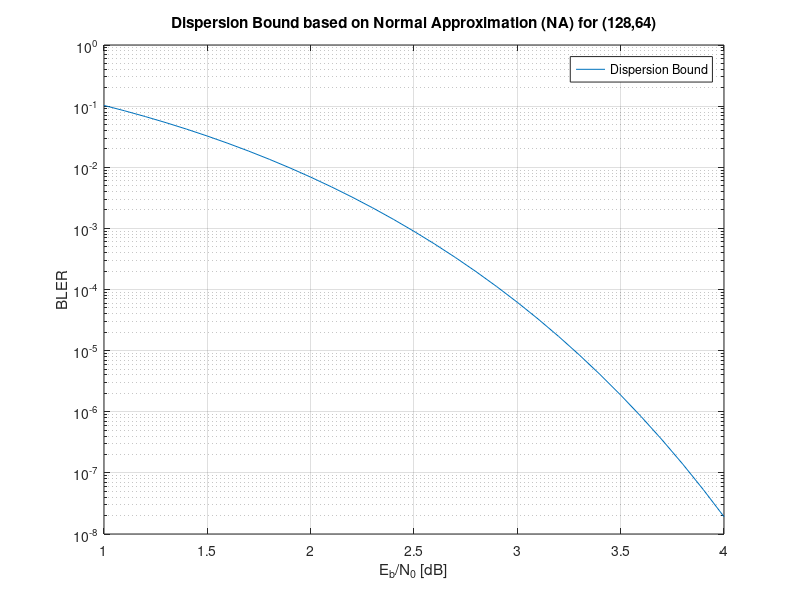

This chart was generated by the following MATLAB code:
% PPV meta-converse bound - Normal Approximation (NA) for BI-AWGN channel
% O(n^{−2}) approximation of the Polyanskyi-Poor-Verdù (PPV) meta-converse bound for the finite blocklength regime
% T. Erseghe, "Coding in the finite-blocklength regime: Bounds based on Laplace integrals and their asymptotic approximations,” IEEE Trans. Inf. Theory, vol. 62, no. 12, pp. 6854–6883, Dec. 2016.

N=2^7;  % block length
R=0.5;  % code rate
EbN0dB=1:0.1:4;  % the range of SNR per info bit (Eb/N0) in dB
EbN0=10.^(EbN0dB/10); 
SNR=EbN0*2*R; 
Zmin = -9; Zmax = 9;
epsilonNA = [];
for rho = SNR
    f = @(z) exp(-z.^2/2)/sqrt(2*pi) .* (log2(2) - log2(1+exp(-2*rho-2*sqrt(rho)*z)));
    C = integral(f, Zmin, Zmax);    % channel capacity
    g = @(z) exp(-z.^2/2)/sqrt(2*pi) .* (log2(2) - log2(1+exp(-2*rho-2*sqrt(rho)*z))-C).^2;
    V = integral(g, Zmin, Zmax);    % channel dispercion
    %V=(rho/2).*((rho+2)./(rho+1).^2)*(log2(exp(1))^2);     % alternative
    epsilonNA(end+1)=qfunc((C-R+0.5/N*log2(N))./(sqrt(V/N))); 
end
figure
semilogy(EbN0dB,epsilonNA);
grid on;
title(['Dispersion Bound based on Normal Approximation (NA) for (' num2str(N) ',' num2str(N*R) ')']);
xlabel('E_b/N_0 [dB]') 
ylabel('BLER') 
legend('Dispersion Bound');

